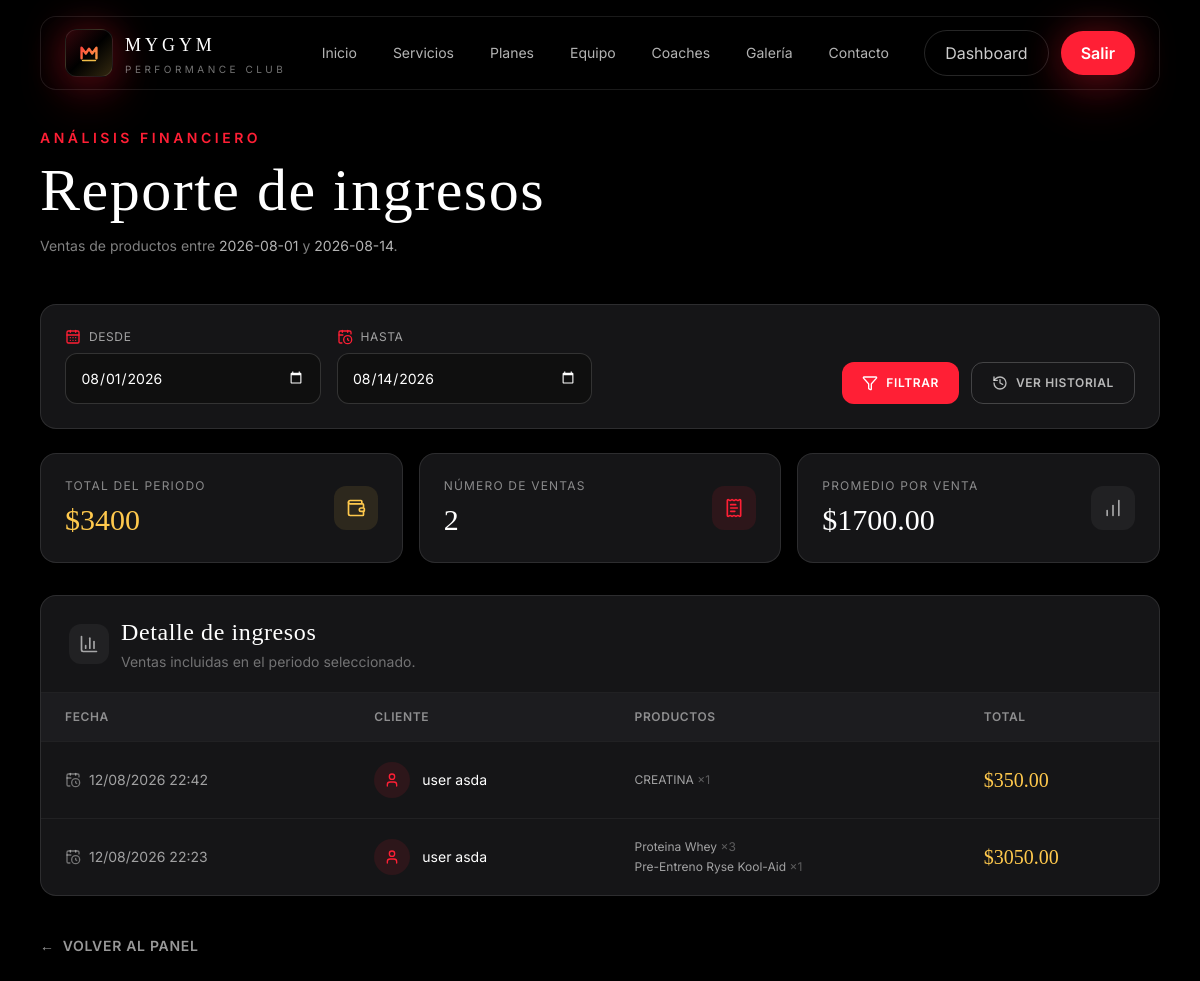
Screenshot of /administrador/ventas/ingresos/ (signed in) with the database file from the repository.
### administrador/models.py (models this page shows, shortened)
class Venta(models.Model):
    cliente = models.ForeignKey(
        settings.AUTH_USER_MODEL,
        on_delete=models.SET_NULL,
        null=True,
        blank=True,
        related_name='ventas'
    )
    total = models.DecimalField(max_digits=10, decimal_places=2)
    fecha = models.DateTimeField(auto_now_add=True)
    cancelada = models.BooleanField(default=False)
    class Meta:
        verbose_name = 'Venta'
        verbose_name_plural = 'Ventas'
        ordering = ['-fecha']

class DetalleVenta(models.Model):
    venta = models.ForeignKey(
        Venta,
        on_delete=models.CASCADE,
        related_name='detalles'
    )
    producto = models.ForeignKey(
        Producto,
        on_delete=models.PROTECT,
        related_name='detalles_venta'
    )
    cantidad = models.PositiveIntegerField()
    precio_unitario = models.DecimalField(max_digits=8, decimal_places=2)
    subtotal = models.DecimalField(max_digits=10, decimal_places=2)
    class Meta:
        verbose_name = 'Detalle de venta'
        verbose_name_plural = 'Detalles de venta'

class Producto(models.Model):
    nombre = models.CharField(max_length=100)
    imagen = models.ImageField(upload_to='productos/', blank=True, null=True)
    stock = models.PositiveIntegerField(default=0)
    precio = models.DecimalField(max_digits=8, decimal_places=2)
    activo = models.BooleanField(default=True)
    fecha_creacion = models.DateTimeField(auto_now_add=True)
    class Meta:
        verbose_name = 'Producto'
        verbose_name_plural = 'Productos'

### core/models.py (models this page shows, shortened)
class Usuario(AbstractUser):
    ROL_CHOICES = [
        ('cliente', 'Cliente'),
        ('administrador', 'Administrador'),
        ('recepcionista', 'Recepcionista'),
        ('entrenador', 'Entrenador'),
    ]
    rol = models.CharField(
        max_length=20,
        choices=ROL_CHOICES,
        default='cliente'
    )
    telefono = models.CharField(max_length=15, blank=True, null=True)
    foto_perfil = models.ImageField(
        upload_to='perfiles/',
        blank=True,
        null=True
    )

### administrador/views.py (the view)
    @login_required
    def wrapper(request, *args, **kwargs):
        if request.user.rol not in ['administrador', 'recepcionista', 'entrenador']:
            messages.error(request, 'No tienes permisos para acceder a esta sección.')
            return redirect('dashboard')
        return view_func(request, *args, **kwargs)

### administrador/views.py (called while the page is built)
def solo_staff(view_func):
    @login_required
    def wrapper(request, *args, **kwargs):
        if request.user.rol not in ['administrador', 'recepcionista', 'entrenador']:
            messages.error(request, 'No tienes permisos para acceder a esta sección.')
            return redirect('dashboard')
        return view_func(request, *args, **kwargs)
    return wrapper

@solo_staff
def reporte_ingresos(request):
    hoy = timezone.now().date()
    desde = request.GET.get('desde') or str(hoy.replace(day=1))
    hasta = request.GET.get('hasta') or str(hoy)
    ventas = Venta.objects.filter(
        fecha__date__range=[desde, hasta]
    ).select_related('cliente').prefetch_related('detalles__producto').order_by('-fecha')
    total_periodo = ventas.aggregate(total=Sum('total'))['total'] or 0
    cantidad_ventas = ventas.count()
    promedio_venta = total_periodo / cantidad_ventas if cantidad_ventas > 0 else 0
    return render(request, 'administrador/ventas/reporte_ingresos.html', {
        'ventas': ventas,
        'total_periodo': total_periodo,
        'desde': desde,
        'hasta': hasta,
        'cantidad_ventas': cantidad_ventas,
        'promedio_venta': promedio_venta,
    })

### templates/administrador/ventas/reporte_ingresos.html (shortened to what this page needs)
{% extends 'base.html' %}
{% block content %}
<section class="min-h-screen bg-gym-black pt-28 sm:pt-32 pb-20 px-4 sm:px-8 lg:px-10">
  <div class="max-w-7xl mx-auto">
    <div class="reveal mb-10 sm:mb-12">
      <p class="text-gym-red text-xs sm:text-sm font-semibold uppercase tracking-[0.25em] mb-3">
        Análisis financiero
      </p>
      <h1 class="font-display text-4xl sm:text-5xl lg:text-6xl text-white tracking-wide leading-tight">
        Reporte de ingresos
      </h1>
      <p class="text-white/50 text-sm mt-4">
        Ventas de productos entre
        <span class="text-white/70">{{ desde }}</span>
        y
        <span class="text-white/70">{{ hasta }}</span>.
      </p>
    </div>
    <div class="reveal mb-6">
      <form
        method="get"
        class="grid grid-cols-1 md:grid-cols-4 gap-4 items-end bg-gym-surface border border-white/10 rounded-2xl p-5 sm:p-6">
        <div>
          <label
            for="ingresos-desde"
            class="flex items-center gap-2 text-white/60 text-xs uppercase tracking-wider mb-2">
            <i data-lucide="calendar-days" class="w-4 h-4 text-gym-red"></i>
            Desde
          </label>
          <input
            id="ingresos-desde"
            type="date"
            name="desde"
            value="{{ desde }}"
            class="income-input">
        </div>
        <div>
          <label
            for="ingresos-hasta"
            class="flex items-center gap-2 text-white/60 text-xs uppercase tracking-wider mb-2">
            <i data-lucide="calendar-clock" class="w-4 h-4 text-gym-red"></i>
            Hasta
          </label>
          <input
            id="ingresos-hasta"
            type="date"
            name="hasta"
            value="{{ hasta }}"
            class="income-input">
        </div>
        <div class="md:col-span-2 flex flex-col sm:flex-row gap-3 md:justify-end">
          <button
            type="submit"
            class="inline-flex items-center justify-center gap-2 bg-gym-red hover:bg-red-700 text-white font-semibold px-5 py-3 rounded-xl uppercase tracking-wider text-xs transition-all duration-200">
            <i data-lucide="filter" class="w-4 h-4"></i>
            Filtrar
          </button>
          <a
            href="{% url 'administrador:historial_ventas' %}"
            class="inline-flex items-center justify-center gap-2 border border-white/20 text-white/70 font-semibold px-5 py-3 rounded-xl uppercase tracking-wider text-xs hover:border-gym-red hover:text-gym-red transition-all duration-200">
            <i data-lucide="history" class="w-4 h-4"></i>
            Ver historial
          </a>
        </div>
      </form>
    </div>
    <div class="reveal grid grid-cols-1 sm:grid-cols-3 gap-4 mb-8">
      <div class="bg-gym-surface border border-white/10 rounded-2xl p-5 sm:p-6">
        <div class="flex items-center justify-between gap-4">
          <div>
            <p class="text-white/50 text-xs uppercase tracking-widest mb-2">
              Total del periodo
            </p>
            <p class="font-display text-3xl text-gym-gold">
              ${{ total_periodo }}
            </p>
          </div>
          <div class="w-11 h-11 rounded-xl bg-gym-gold/10 flex items-center justify-center">
            <i data-lucide="wallet" class="w-5 h-5 text-gym-gold"></i>
          </div>
        </div>
      </div>
      <div class="bg-gym-surface border border-white/10 rounded-2xl p-5 sm:p-6">
        <div class="flex items-center justify-between gap-4">
          <div>
            <p class="text-white/50 text-xs uppercase tracking-widest mb-2">
              Número de ventas
            </p>
            <p class="font-display text-3xl text-white">
              {{ cantidad_ventas }}
            </p>
          </div>
          <div class="w-11 h-11 rounded-xl bg-gym-red/10 flex items-center justify-center">
            <i data-lucide="receipt-text" class="w-5 h-5 text-gym-red"></i>
          </div>
        </div>
      </div>
      <div class="bg-gym-surface border border-white/10 rounded-2xl p-5 sm:p-6">
        <div class="flex items-center justify-between gap-4">
          <div>
            <p class="text-white/50 text-xs uppercase tracking-widest mb-2">
              Promedio por venta
            </p>
            <p class="font-display text-3xl text-white">
              ${{ promedio_venta|floatformat:2 }}
            </p>
          </div>
          <div class="w-11 h-11 rounded-xl bg-white/5 flex items-center justify-center">
            <i data-lucide="chart-no-axes-column-increasing" class="w-5 h-5 text-white/60"></i>
          </div>
        </div>
      </div>
    </div>
    <div class="reveal bg-gym-surface border border-white/10 rounded-2xl overflow-hidden">
      <div class="px-5 sm:px-7 py-5 border-b border-white/5 flex items-center gap-3">
        <div class="w-10 h-10 rounded-xl bg-white/5 flex items-center justify-center">
          <i data-lucide="chart-column" class="w-5 h-5 text-white/60"></i>
        </div>
        <div>
          <h2 class="font-display text-xl sm:text-2xl text-white tracking-wide">
            Detalle de ingresos
          </h2>
          <p class="text-white/40 text-xs sm:text-sm mt-1">
            Ventas incluidas en el periodo seleccionado.
          </p>
        </div>
      </div>
      <div class="overflow-x-auto">
        <table class="w-full min-w-[850px] text-left text-sm">
          <thead class="bg-gym-surface2 text-white/50 uppercase text-xs tracking-wider">
            <tr>
              <th scope="col" class="px-5 sm:px-6 py-4 font-semibold">
                Fecha
              </th>
              <th scope="col" class="px-5 sm:px-6 py-4 font-semibold">
                Cliente
              </th>
              <th scope="col" class="px-5 sm:px-6 py-4 font-semibold">
                Productos
              </th>
              <th scope="col" class="px-5 sm:px-6 py-4 font-semibold">
                Total
              </th>
            </tr>
          </thead>
          <tbody>
            {% for venta in ventas %}
              <tr class="border-t border-white/5 hover:bg-white/[0.02] transition-colors duration-200">
                <td class="px-5 sm:px-6 py-5 text-white/60 whitespace-nowrap">
                  <div class="flex items-center gap-2">
                    <i data-lucide="calendar-clock" class="w-4 h-4 text-white/40"></i>
                    {{ venta.fecha|date:"d/m/Y H:i" }}
                  </div>
                </td>
                <td class="px-5 sm:px-6 py-5 text-white">
                  <div class="flex items-center gap-3">
                    <div class="w-9 h-9 rounded-full bg-gym-red/10 flex items-center justify-center">
                      <i data-lucide="user" class="w-4 h-4 text-gym-red"></i>
                    </div>
                    <span>
                      {{ venta.cliente.get_full_name|default:venta.cliente.username|default:"Venta general" }}
                    </span>
                  </div>
                </td>
                <td class="px-5 sm:px-6 py-5 text-white/60 text-xs max-w-sm">
                  <div class="space-y-1">
                    {% for d in venta.detalles.all %}
                      <p>
                        {{ d.producto.nombre }}
                        <span class="text-white/30">×{{ d.cantidad }}</span>
                      </p>
                    {% endfor %}
                  </div>
                </td>
                <td class="px-5 sm:px-6 py-5">
                  <span class="font-display text-xl text-gym-gold">
                    ${{ venta.total }}
                  </span>
                </td>
              </tr>
            {% endfor %}
          </tbody>
        </table>
      </div>
    </div>
    <a
      href="{% url 'administrador:inicio' %}"
      class="inline-flex items-center gap-2 mt-10 text-sm font-semibold text-white/60 hover:text-gym-red uppercase tracking-wider transition-colors">
      <span aria-hidden="true">←</span>
      Volver al panel
    </a>
  </div>
</section>
{% endblock %}

### static/css/style.css (style rules this page uses)
html { scroll-behavior: smooth; }
body { background-color: #0b0b0c; }
.reveal { opacity: 0; transform: translateY(18px); transition: opacity .7s ease, transform .7s ease; }
.reveal.visible { opacity: 1; transform: translateY(0); }

### templates/base.html (style rules this page uses)
body { background-color: #0a0a0b; background-image: radial-gradient(circle at 15% 10%, rgba(255,31,53,0.08), transparent 35%), radial-gradient(circle at 85% 25%, rgba(255,201,77,0.06), transparent 30%), radial-gradient(circle at 50% 90%, rgba(255,31,53,0.05), transparent 40%); background-attachment: fixed; }

### templates/administrador/ventas/reporte_ingresos.html (style rules this page uses)
.income-input { width: 100%; background: #0f0f0f; border: 1px solid rgba(255, 255, 255, 0.15); border-radius: 0.75rem; padding: 0.8rem 0.9rem; color: #ffffff; font-size: 0.875rem; }

### rows the page displays
Venta: fecha "12/08/2026 22:42", cliente.get_full_name "user asda", total "350.00"
DetalleVenta: producto.nombre "CREATINA", cantidad "1"
Venta: fecha "12/08/2026 22:23", cliente.get_full_name "user asda", total "3050.00"
DetalleVenta: producto.nombre "Proteina Whey", cantidad "3"
DetalleVenta: producto.nombre "Pre-Entreno Ryse Kool-Aid", cantidad "1"

### other values shown
{{ desde }} "2026-08-01"
{{ hasta }} "2026-08-14"
{{ total_periodo }} "3400"
{{ cantidad_ventas }} "2"
{{ promedio_venta|floatformat:2 }} "1700.00"
